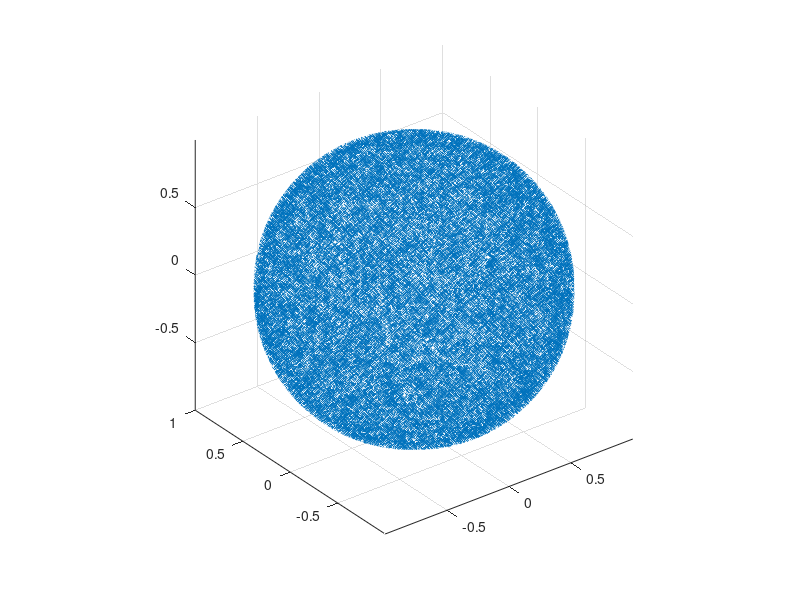

This chart was generated by the following MATLAB code:
close all;

p = @(r, theta, phi) deal(r .* sin(phi) .* cos(theta), r .* sin(phi) .* sin(theta), r.* cos(phi));

% Large sample to plot the histogram
total_samples = 2 * 10^4; % Set the number of samples that should be drawn

X = nan(total_samples, 3);
rng(1) % Fix the rng seed

r = 1;
theta = 2 * pi * rand(); % Choose theta_0 = theta
phi = acos(2 * rand() - 1); % Choose phi_0 = phi

X(1,:) = [r, theta, phi]; % Choose X_0 = x
for n=1:total_samples-1

    proposed_r = r;
    proposed_theta = 2 * pi * rand(); % Choose theta'
    proposed_phi = acos(2 * rand() - 1); % Choose phi'

    [x,y,z] = p(X(n,1), X(n,2), X(n,3));
    [proposed_x, proposed_y, proposed_z] = p(proposed_r, proposed_theta, proposed_phi);

    acceptance_probability = min(1, norm([proposed_x, proposed_y, proposed_z])/norm([x,y,z])); % Calculate the acceptance probability
    if rand() <= acceptance_probability % If we accept x'
        X(n+1,:) = [proposed_r, proposed_theta, proposed_phi]; % Set X(n+1) = x'
    else % If we reject x'
        X(n+1,:) = X(n,:); % Stay at current state and set X(n+1) = x
    end
end

figure;
[x,y,z] = p(X(:,1), X(:,2), X(:,3));
scatter3(x, y, z, 'x');
axis equal;
